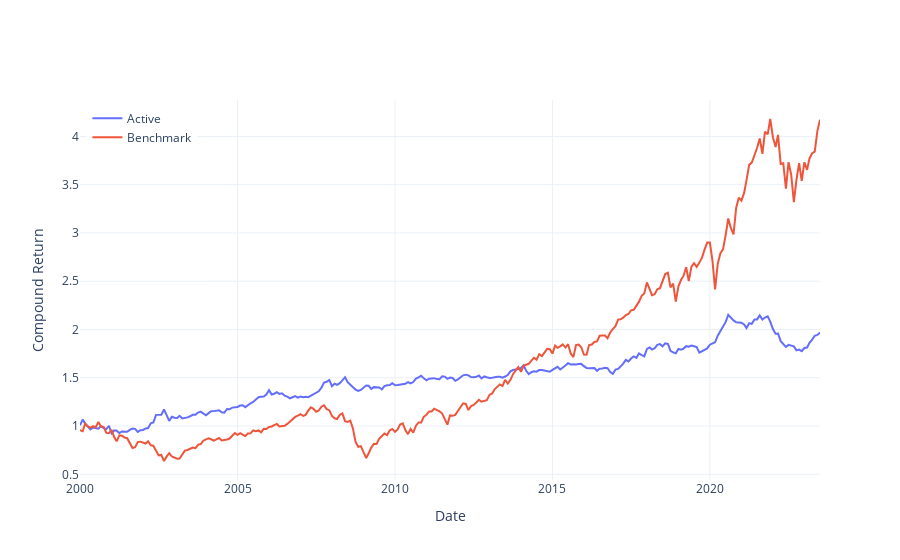

The notebook cell this image was saved under:
### Markdown cell above
# FIGURE 2A

### Code cell
contribs = pd.DataFrame(dtype=float, index=df.index, columns=['Active', 'Benchmark'])
contribs['Benchmark'] = beta*df[BENCHMARK] + (1-beta)*df.RF
contribs['Active'] = df[TICKER] - contribs['Benchmark']
cum = (1 + contribs).cumprod()

fig = go.Figure()
trace= go.Scatter(
    x=cum.index.astype(str), 
    y=cum.Active, 
    name='Active', 
    hovertemplate="Active: %{y:.2f}<extra></extra>"
)
fig.add_trace(trace)
trace= go.Scatter(
    x=cum.index.astype(str), 
    y=cum.Benchmark, 
    name='Benchmark', 
    hovertemplate="Benchmark: %{y:.2f}<extra></extra>"
)
fig.add_trace(trace)
fig.update_layout(
    yaxis_title="Compound Return",
    xaxis_title="Date",
    hovermode='x unified',
    template="plotly_white",
    legend=dict(
        yanchor="top", 
        y=0.99, 
        xanchor="left", 
        x=0.01
    )
)
fig.show()

### Figure 1 — Plotly figure (JSON) as saved in the notebook; plotly's stock layout.template omitted (floating-point values rounded to 4 significant figures; data arrays with more than 128 entries replaced by an {"elided": "..."} marker saying what was removed)
{"data": [{"hovertemplate": "Active: %{y:.2f}<extra></extra>", "name": "Active", "type": "scatter", "x": {"elided": "283 str values"}, "y": {"elided": "283 float values"}}, {"hovertemplate": "Benchmark: %{y:.2f}<extra></extra>", "name": "Benchmark", "type": "scatter", "x": {"elided": "283 str values"}, "y": {"elided": "283 float values"}}], "layout": {"hovermode": "x unified", "legend": {"x": 0.01, "xanchor": "left", "y": 0.99, "yanchor": "top"}, "xaxis": {"title": {"text": "Date"}}, "yaxis": {"title": {"text": "Compound Return"}}}}
